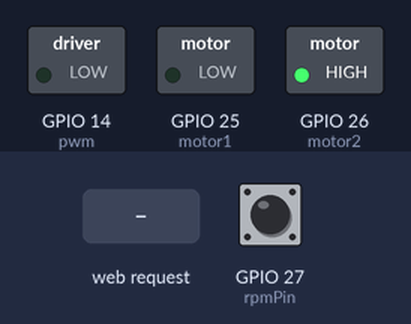
The sketch below on a simulated ESP32. Shown: switched loads named in the sketch (green lamp = pin HIGH). The test bench sets the inputs (shaded band); at power-on: GPIO 27 (rpmPin) HIGH. Storage starts empty; what the sketch prints to the serial monitor is not drawn.

Above: at 1.2 s.
1.3 s: HTTP request GET /toggleCal received
At 1.7 s:
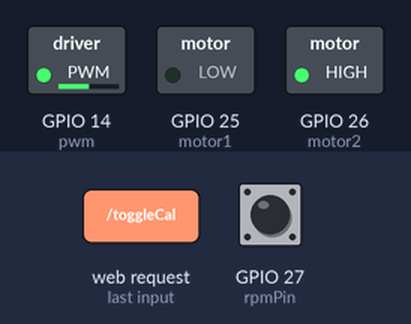
2.8 s: GPIO 27 (rpmPin) pulled LOW for 0.15 s
4.4 s: HTTP request GET /setRun?value=1 received
7.4 s: GPIO 27 (rpmPin) pulled LOW for 1 s
10.4 s: HTTP request GET /toggleCal?value=1 received
11.9 s: HTTP request GET /toggleCal?value=0 received
Timing chart, 0 to 15.9 s (numbered marks = the images above; inputs shaded):
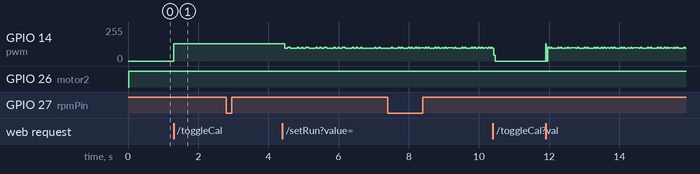

The sketch:

FinalMeterController.ino
```cpp
#include <WiFi.h>
#include <LittleFS.h>
#include <WebServer.h>

///////////////////////////////////////////////////////////////////////
// WiFi AP
///////////////////////////////////////////////////////////////////////
const char* ssid = "ESP32-StripTil";
const char* password = "12345678";
WebServer server(80);

///////////////////////////////////////////////////////////////////////
// Serve index.html manually
///////////////////////////////////////////////////////////////////////
void handleRoot() {
  if(!LittleFS.exists("/index.html")){
    server.send(404, "text/plain", "File not found");
    return;
  }

  File file = LittleFS.open("/index.html", "r");
  server.streamFile(file, "text/html");
  file.close();
}

///////////////////////////////////////////////////////////////////////
// Pins
///////////////////////////////////////////////////////////////////////

// proximatiy switch data input
#define rpmPin 27
int motor1 = 25;
int motor2 = 26;
int pwm = 14;

///////////////////////////////////////////////////////////////////////
// Motor and PID
///////////////////////////////////////////////////////////////////////
// time variables
volatile unsigned long lastTime = 0;
volatile unsigned long curTime = 0;

int count = 0;
int calCount = 0;

// rpm variable
double rpm = 0;
double targetRPM = 0.0;
double calWeight = 0.0;
int calTurns = 100;
double meterRate = 0.0;
int targetRate = 0;
float workingWidth = 0; // current implement width
double speed = 10.0;
double workRate = 0.0;

// state variable to make sure it triggers between correct points
int lastState = HIGH;
int lastStateCal = HIGH;

// motor variables
int f = 3000;
int channel = 0;
int res = 8;

// PID variables
unsigned long PIDrefresh = 10;
unsigned long lastPIDtime = 0;
unsigned long curPIDtime = 0;
double error = 0;
double integral = 0;
double prevError = 0;
double pwmOut = 0;
double derivative =0;

///////////////////////////////////////////////////////////////////////
// PID Tuning
///////////////////////////////////////////////////////////////////////

double Kp = 1.2;
double Ki = 0.5;
double Kd = 0.1;

///////////////////////////////////////////////////////////////////////
// Button bools
///////////////////////////////////////////////////////////////////////

bool cal = false;
bool run = false;
bool calFinished = false;


void setup() {
  // Set input and begin serial
  Serial.begin(115200);

  // Pins
  pinMode(motor1, OUTPUT);
  pinMode(motor2, OUTPUT);
  pinMode(pwm, OUTPUT);
  pinMode(rpmPin, INPUT_PULLUP);
  ledcAttach(pwm, f, res);

  ///////////////////////////////////////////////////////////////////////
  // File systen
  ///////////////////////////////////////////////////////////////////////
  if(!LittleFS.begin(true)){
    Serial.println("LittleFS Mount Failed");
    return;
  }

  ///////////////////////////////////////////////////////////////////////
  // start AP
  ///////////////////////////////////////////////////////////////////////
  WiFi.softAP(ssid, password);
  Serial.print("AP IP address: ");
  Serial.println(WiFi.softAPIP()); // usually 192.168.4.1

  // Routes
  server.on("/", handleRoot);       // serve index.html on root
  server.serveStatic("/style.css", LittleFS, "/style.css");  // serve CSS
  server.serveStatic("/script.js", LittleFS, "/script.js");  // serve JS
  server.begin();
  Serial.println("Web server started!");

  server.on("/rpm", HTTP_GET, []() {
    String json = "{";
    json += "\"rpm\":" + String(rpm, 1) + ",";
    json += "\"target\":" + String(targetRPM, 1);
    json += "}";
    server.send(200, "application/json", json); // <-- OK with WebServer
  });

  // calibration btn
  server.on("/toggleCal", HTTP_GET, []() {
    cal = !cal;        // toggle calibration on/off
    if(cal){
        calCount = 0;  // reset count when starting
    }
    server.send(200, "text/plain", cal ? "Calibration started" : "Calibration stopped");
  });

  // Return calibration progress as a percentage
  server.on("/calProgress", HTTP_GET, []() {
  int progress = map(calCount, 0, 100, 0, 100); // map count 0-100 to percent
  server.send(200, "text/plain", String(progress));
});

 // meter on off btn
  server.on("/setRun", HTTP_GET, []() {
    if (server.hasArg("value")) {
      run = server.arg("value") == "1";

      Serial.print("Run state changed to: ");
      Serial.println(run);
    }

    server.send(200, "text/plain", "OK");
  });

// calibration weight input
server.on("/setCalWeight", HTTP_GET, []() {
  if (server.hasArg("value")) {
    calWeight = server.arg("value").toFloat();

    Serial.print("Calibration weight set to: ");
    Serial.println(calWeight);
  }

  server.send(200, "text/plain", "OK");
});

// target application rate
server.on("/setTargetRate", HTTP_GET, []() {
  if (server.hasArg("value")) {
    targetRate = server.arg("value").toInt();

    Serial.print("Target rate set to: ");
    Serial.println(targetRate);
  }

  server.send(200, "text/plain", "OK");
});

// Implement Manager: set number of rows


server.on("/setWorkingWidth", HTTP_GET, []() {
  if (server.hasArg("value")) {
    workingWidth = server.arg("value").toFloat(); // get width in meters

    Serial.print("Working width set to: ");
    Serial.println(workingWidth);
  }

  server.send(200, "text/plain", "OK");
});


}


void loop() {
  server.handleClient(); // handle web requests
  readRPM();
  rateCalc();
  calibration();
  PID();

Serial.print(pwmOut);

Serial.print("\t");  // tab
Serial.print(rpm);
Serial.print("\t");
Serial.print(targetRPM);
Serial.print("\t");
Serial.print(cal);
Serial.print("\t");
Serial.println(calCount);
Serial.print("\t");
Serial.println(calWeight);
Serial.print("\t");
Serial.println(targetRate);


}

  ///////////////////////////////////////////////////////////////////////////////////
  // Fuction: RPM sensor
  ///////////////////////////////////////////////////////////////////////////////////

void readRPM(){
    // get sensor state, if LOW metal is detected
  int sensorState = digitalRead(rpmPin);
  unsigned long now = micros();
  // every flash

  if (sensorState == LOW && lastState == HIGH) {
    curTime = micros();

    if (count > 0){
      double deltaTime = curTime - lastTime;
      rpm = (int)round(60.0 * 1000000.0/ deltaTime);
      //unsigned long timeSinceLastPulse = now - lastTime;
    }
    else{
        rpm = 0;
        Serial.println("First Spin, skip rpm.");
    }

    lastTime = curTime;
    count++;
    if (cal) calCount++;
  }

  const unsigned long rpmTimeOut = 60000000UL;
  if (!run){
    rpm = 0;
  }

  lastState = sensorState;
}

  ///////////////////////////////////////////////////////////////////////////////////
  // Fuction: calibration
  ///////////////////////////////////////////////////////////////////////////////////

void calibration(){

  //skip if not calibrating
  if (!cal){
    pwmOut = 0;
    digitalWrite(motor1, LOW);
    digitalWrite(motor2, HIGH);
    ledcWrite(pwm,int(pwmOut));
    calCount=0;
    return;
  }

  // 50% const power for calibration
  pwmOut = 128;
  digitalWrite(motor1, LOW);
  digitalWrite(motor2, HIGH);
  ledcWrite(pwm,int(pwmOut));

  if (calCount > calTurns) {
    pwmOut = 0;
    cal = false;
    calCount = 0;
    pwmOut = 0;
    calFinished = true;
    digitalWrite(motor1, LOW);
    digitalWrite(motor2, HIGH);
    ledcWrite(pwm,int(pwmOut));
    Serial.println("Calibration complete. Measure weight now.");
    return;
    }

}

  ///////////////////////////////////////////////////////////////////////////////////
  // Fuction: PID
  ///////////////////////////////////////////////////////////////////////////////////

void PID(){

  // skip if meter not on
  if(!run) return;

    // this makes the PID loop slower than void loop so that PID isnt too sensitive.
  if(millis()-lastPIDtime >= PIDrefresh){
    curPIDtime = millis();
    double dt = (curPIDtime - lastPIDtime)/1000.0;
    if(dt<=0) dt = 0.001;
    lastPIDtime = curPIDtime;

    // calcs proportional part of PID
    error = targetRPM - rpm;
    // calcs intergral of PID
    integral += error*dt;
    // calcs derivative of PID
    derivative = (error - prevError) / dt;

    double minPWM = 0.0;

    //PWM output but also contrain
    pwmOut = Kp*error + Ki*integral + Kd*derivative;
    if(isnan(pwmOut)) pwmOut =minPWM;
    pwmOut = constrain(pwmOut, minPWM, 255);
    digitalWrite(motor1, LOW);
    digitalWrite(motor2, HIGH);
    ledcWrite(pwm,int(pwmOut));

    // update prev error
    prevError = error;

  }
}


void rateCalc(){
  workRate = (speed*1000*workingWidth)/10000;
  meterRate = calWeight/calTurns;
  targetRPM = ((targetRate*workRate)/meterRate)/60;
}
```

Measured:
- after the input at 1.3 s, GPIO 14 (pwm): 0/255 → 128/255 at once
